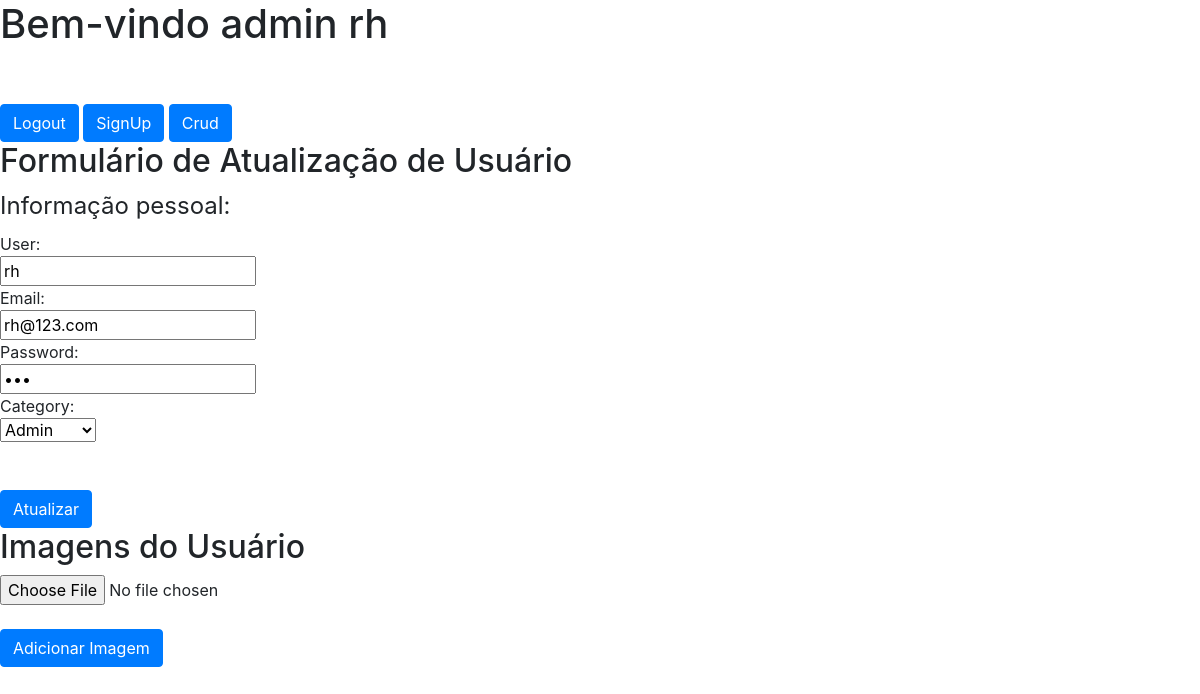
Page /Projeto_Alluh/cadastro/admin/update.php?id=1 (signed in) on the committed database.
### tables this page shows
CREATE TABLE IF NOT EXISTS `registration` (
  `id` int NOT NULL AUTO_INCREMENT,
  `username` varchar(220) NOT NULL,
  `email` varchar(220) NOT NULL,
  `password` varchar(220) NOT NULL,
  `category` varchar(220) NOT NULL,
  `cpf` varchar(11) NOT NULL,
  PRIMARY KEY (`id`)
);

### Projeto_Alluh/cadastro/admin/update.php (the view, shortened to what this page needs)
<?php
include '../connect&login/connect.php';
if (isset($_GET['id'])) {
    $id = $_GET['id'];
    $sql = "SELECT * FROM registration WHERE id = ?";
    $stmt = $con->prepare($sql);
    $stmt->bind_param("i", $id);
    $stmt->execute();
    $result = $stmt->get_result();
    if ($result->num_rows > 0) {
        while ($row = $result->fetch_assoc()) {
            $username = $row['username'];
            $password = $row["password"];
            $email = $row["email"];
            $category = $row["category"];
        }
    } else {
        header('location: crud_admin.php');
        exit;
    }
} else {
    header('location: crud_admin.php');
    exit;
}
?>
<!DOCTYPE html>
<html>
<head>
    <link rel="stylesheet" href="https://maxcdn.bootstrapcdn.com/bootstrap/4.5.2/css/bootstrap.min.css">
    <link rel="stylesheet" href="https://cdnjs.cloudflare.com/ajax/libs/font-awesome/5.15.3/css/all.min.css">
</head>
<body>
    <h1 class="Welcome">Bem-vindo admin <?php echo $_SESSION['username']; ?></h1>
    <div class "container">
        <a href="../connect&login/logout.php" class="btn btn-primary mt-5">Logout</a>
        <a href="signup_admin.php" class="btn btn-primary mt-5">SignUp</a>
        <a href="crud_admin.php" class="btn btn-primary mt-5">Crud</a>
    </div>
    <h2>Formulário de Atualização de Usuário</h2>
    <form action="" method="post">
        <fieldset>
            <legend>Informação pessoal:</legend>
            User: <br>
            <input type="text" name="username" value="<?php echo $username; ?>">
            <br>
            Email:<br>
            <input type="email" name="email" value="<?php echo $email; ?>">
            <br>
            Password:<br>
            <input type="password" name="password" value="<?php echo $password; ?>">
            <br>
            Category:<br>
            <select name="category" id="user_type">
                <option value="admin" <?php if ($category === 'admin') echo 'selected'; ?>>Admin</option>
            </select>
            <br>
            <br>
            <br>
            <input type="submit" value="Atualizar" name="update" class="btn btn-primary">
        </fieldset>
    </form>
    <h2>Imagens do Usuário</h2>
    <form action="" method="post" enctype="multipart/form-data">
        <input type="file" name="image" accept="image/*">
        <input type="hidden" name="user_id" value="<?php echo $id; ?>"><br><br>
        <input type="submit" value="Adicionar Imagem" name="upload" class="btn btn-primary">
    </form>
</body>
</html>

### rows in the picture
registration: username "rh", email "rh@123.com", category "Admin"

### other values in the picture
$_SESSION['username'] "rh"
